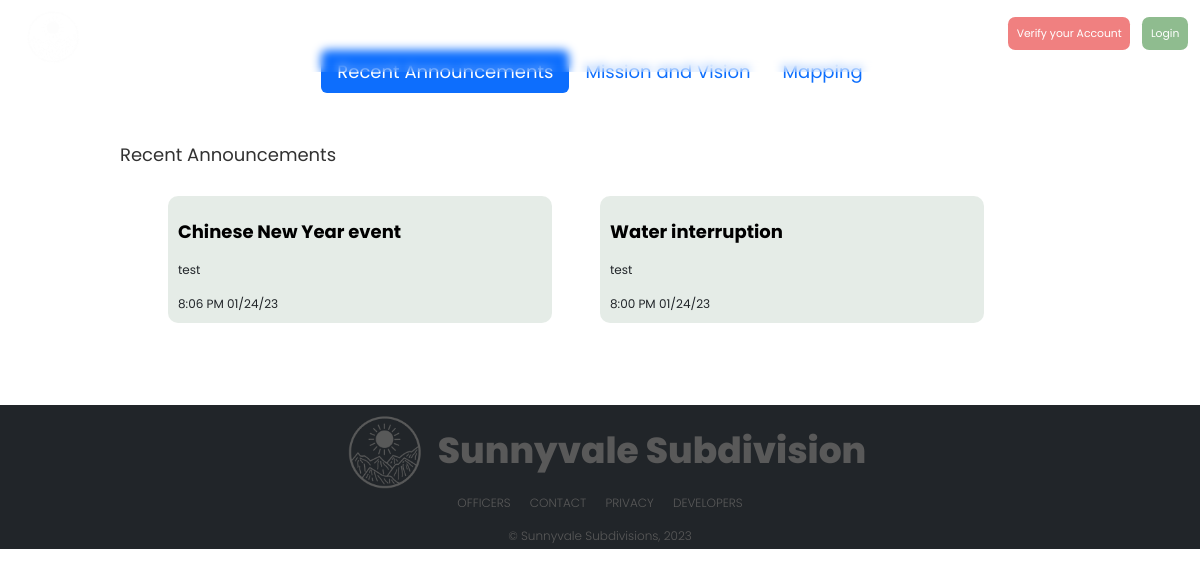
Before: / with the older database file.
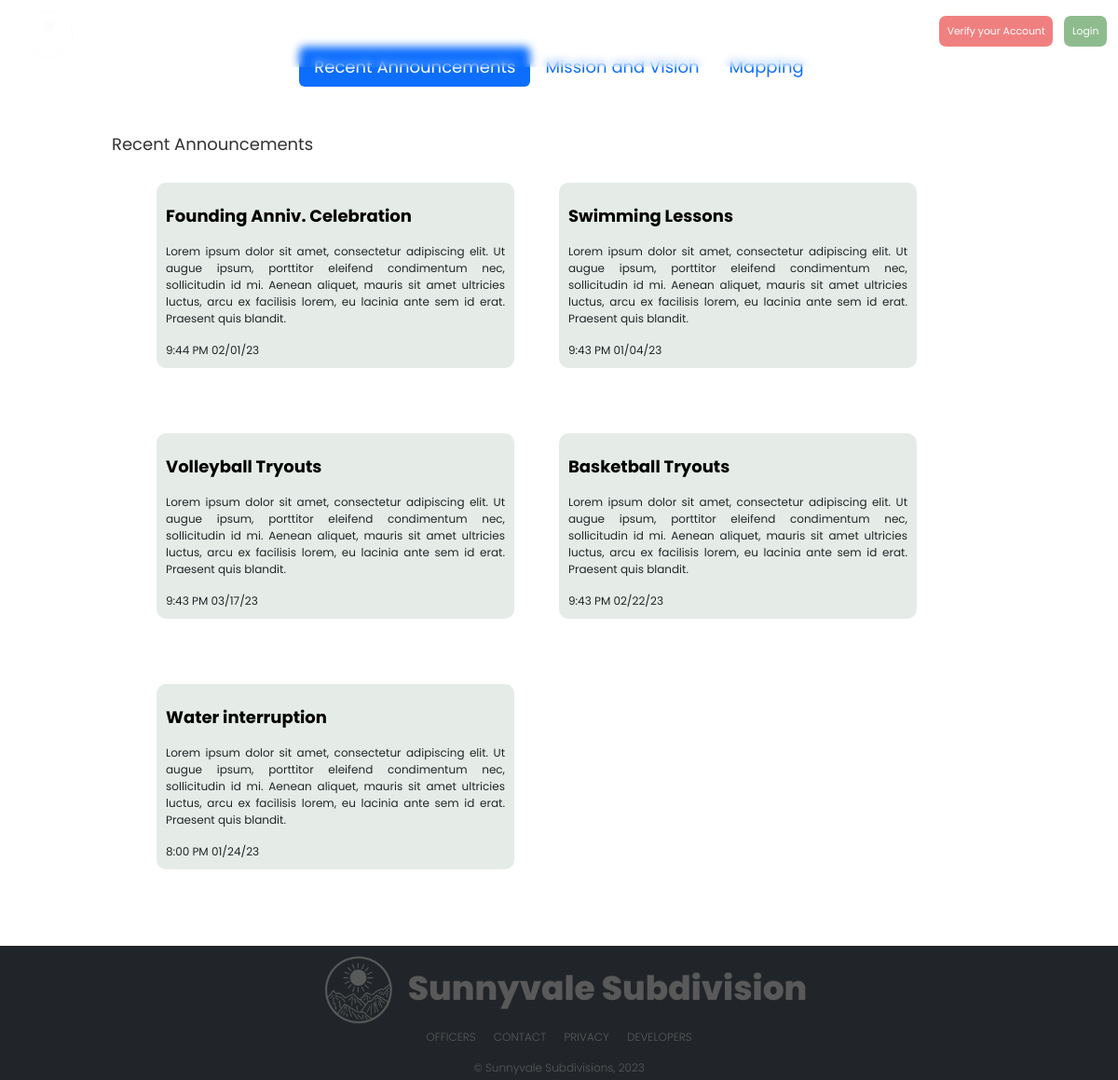
After: the same page with the newer database file.
### tables this page shows
CREATE TABLE IF NOT EXISTS `post` (
  `post_id` int(11) NOT NULL AUTO_INCREMENT,
  `user_id` int(11) NOT NULL,
  `full_name` varchar(255) NOT NULL,
  `title` varchar(255) NOT NULL,
  `content` varchar(255) DEFAULT NULL,
  `published_at` datetime NOT NULL,
  `days_archive` int(11) DEFAULT NULL,
  `content_image` varchar(255) DEFAULT NULL,
  `officer_post` varchar(10) NOT NULL,
  `post_status` varchar(45) NOT NULL,
  PRIMARY KEY (`post_id`)
);

### index.php (the view, shortened to what this page needs)
<!DOCTYPE html>
<html lang="en">
<head>
    <link rel="stylesheet" href="https://cdn.jsdelivr.net/npm/bootstrap@4.0.0/dist/css/bootstrap.min.css">
</head>
<body>
    <div class="navbar-fixed-top">
        <?php
        require './marginals/topbarLanding.php';
        $resultOfficer = $con->query("SELECT * FROM post WHERE officer_post = 'Yes' AND post_status = 'Active' ORDER BY post_id DESC") or die($mysqli->error);
        ?>
    </div>
    <div class="landingPage">
        <div class="landingTitle">
            <p>Where dreams come home.</p>
        </div>
    </div>
    <ul class="nav nav-pills mb-3" id="pills-tab" role="tablist">
        <li class="nav-item" role="presentation">
            <button class="nav-link active" id="pills-home-tab" data-bs-toggle="pill" data-bs-target="#pills-home" type="button" role="tab" aria-controls="pills-home" aria-selected="true">Recent Announcements</button>
        </li>
        <li class="nav-item" role="presentation">
            <button class="nav-link" id="pills-profile-tab" data-bs-toggle="pill" data-bs-target="#pills-profile" type="button" role="tab" aria-controls="pills-profile" aria-selected="false">Mission and Vision</button>
        </li>
        <li class="nav-item" role="presentation">
            <button class="nav-link" id="pills-contact-tab" data-bs-toggle="pill" data-bs-target="#pills-contact" type="button" role="tab" aria-controls="pills-contact" aria-selected="false">Mapping</button>
        </li>
    </ul>
    <div class="tab-content" id="pills-tabContent">
        <div class="RecentContent tab-pane fade show active" id="pills-home" role="tabpanel" aria-labelledby="pills-home-tab">
            <label class="landingTitles">Recent Announcements</label>
            <div class="announcementFlex">
                <?php while ($row = $resultOfficer->fetch_assoc()) : ?>
                    <div class="blogPost">
                        <div class="postContent">
                            <p class="blogTitle"><?php echo $row['title']; ?></p>
                            <p class="blogBody">
                                <?php echo $row['content']; ?>
                            </p>
                        </div>
                        <div class="profileText">
                            <p class="profileDate">
                                <?php
                                $datetime = strtotime($row['published_at']);
                                echo $phptime = date("g:i A m/d/y", $datetime);
                                ?>
                            </p>
                        </div>
                    </div>
                <?php endwhile; ?>
            </div>
        </div>
    </div>
    <div>
        <?php
        require './marginals/footer.php';
        ?>
    </div>
</body>
</html>

### marginals/topbarLanding.php (shortened to what this page needs)
<form method='POST'>
  <div class="topLanding">
    <div class="topLeftLanding">
      <img src="img\logoSV.png" alt= />
      <i class="topIconLanding">SUNNYVALE</i>
    </div>
    <div class="topCenterLanding">
      <ul class="topListLanding">
        <li class="topListItemLanding">HOME</li>
        <li class="topListItemLanding" onclick="location.href='./modules/amenitiesGuest.php'">AMENITIES</li>
        <button class="registerButtonLanding" name="registerButtonLanding" id="registerButtonLanding">
          Verify your Account
        </button>
        <button class="loginButtonLanding" name="loginButtonLanding" id="loginButtonLanding">
          Login
        </button>
      </ul>
    </div>
  </div>
</form>

### marginals/footer.php (shortened to what this page needs)
<!DOCTYPE html>
<html lang="en">
<head>
  <link rel="stylesheet" href="https://cdnjs.cloudflare.com/ajax/libs/font-awesome/6.0.0-beta2/css/all.min.css" />
  <link href="https://cdn.jsdelivr.net/npm/bootstrap@5.2.3/dist/css/bootstrap.min.css" rel="stylesheet">
</head>
<body>
  <div class='footer'>
    <div class="footerCenter">
      <img src=".\img\logoSVgray.png" alt="" />
      <i class="footerListTitle">Sunnyvale Subdivision</i>
    </div>
    <ul class="footerList">
      <li class="footerListItem" data-bs-toggle="modal" data-bs-target="#OfficersModal">OFFICERS</li>
      <li class="footerListItem" data-bs-toggle="modal" data-bs-target="#contactModal">CONTACT</li>
      <li class="footerListItem" data-bs-toggle="modal" data-bs-target="#privacyModal">PRIVACY</li>
      <li class="footerListItem" data-bs-toggle="modal" data-bs-target="#developersModal">DEVELOPERS</li>
    </ul>
    <label class="footerListText">© Sunnyvale Subdivisions, 2023</label>
  </div>
</body>
</html>

### index.php (style rules this page uses)
* { margin: 0; font-family: 'Poppins', sans-serif; }
html { scroll-behavior: smooth; }
.landingPage { max-width: 100%; margin-top: -6vw; top: 0; position: relative; text-align: center; color: white; z-index: -1; margin-bottom: -0.5vw; }
.landingTitle { font-size: 10vw; position: absolute; top: 40%; left: 50%; justify-content: center; align-items: center; transform: translate(-50%, -50%); font-family: "Poppins", sans-serif; font-weight: 800; }
.landingTitle p { font-size: 1.1vw; }
.RecentContent { width: 80%; margin: 2em 2em; display: flex; flex-direction: column; align-items: center; justify-content: center; }
.landingTitles { font-size: 1.5vw; color: rgb(50, 50, 50); }
.blogPost { align-items: center; justify-content: center; width: 40%; margin-left: 5%; margin-top: 20px; margin-bottom: 50px; padding: 10px; border-radius: 10px; background-color: rgba(170, 192, 175, 0.3); font-family: "Poppins", sans-serif; }
.profileText { display: flex; flex-direction: row; width: 100%; justify-content: space-between; align-items: center; }
.profileDate { color: var(--text); margin: 0; text-align: right; font-size: 1vw; }
.blogTitle { color: black; font-weight: bold; font-family: "Poppins", sans-serif; margin-top: 1vw; font-size: 1.5vw; }
.blogBody { font-size: clamp(1vw, 10px, 5px); margin-top: 0; text-align: justify; }
.announcementFlex { display: flex; flex-wrap: wrap; }
.nav { display: flex; justify-content: center; align-items: center; margin: 2em 10em; }
.nav-item { font-size: 1.5vw; }
.tab-content { display: flex; flex-direction: column; justify-content: center; align-items: center; }
.tab-pane { display: flex; flex-direction: column; justify-content: center; align-items: center; }

### marginals/topbarLanding.php (style rules this page uses)
.topLanding { margin-bottom: 0; padding: 0; width: 100%; height: 6vw; background-color: rgba(255, 253, 245, 0); position: sticky; top: 0; display: flex; align-items: center; font-family: "Poppins", sans-serif; z-index: 999; backdrop-filter: blur(5px); }
.topLeftLanding { flex: 3; display: flex; align-items: center; justify-content: flex-start; margin-left: 2vw; }
.topLeftLanding img { max-height: 5vw; }
.topIconLanding { font-size: 2.5vw; margin-right: 10px; color: white; font-family: "Poppins", sans-serif; font-style: normal; cursor: pointer; }
.topLeftLanding { color: white; flex: 1; display: flex; align-items: center; justify-content: flex-start; }
.topListLanding { display: inline-flex; justify-content: flex-end; margin: 0; padding: 0; list-style: none; color: rgb(89, 89, 89); }
.topListItemLanding { color: white; padding: 0.8vw; margin-right: 0.2vw; font-size: 1vw; font-weight: 300; cursor: pointer; }
.registerButtonLanding { font-size: 0.9vw; cursor: pointer; height: 3em; background-color: lightcoral; border: none; color: white; border-radius: 0.6vw; padding: 0.8em; margin-right: 1vw; }
.loginButtonLanding { font-size: 0.9vw; cursor: pointer; height: 3em; background-color: darkseagreen; border: none; color: white; border-radius: 0.6vw; padding: 0.8em; margin-right: 1vw; }
.topCenterLanding { display: flex; max-height: 4.5vw; }

### marginals/footer.php (style rules this page uses)
.footer { width: 100%; height: 12vmax; background-color: rgb(33, 37, 41); top: 0; margin-top: 0; display: flex; flex-direction: column; align-items: center; justify-content: center; font-family: "Poppins", sans-serif; z-index: 999; }
.footerCenter { display: inline-flex; align-items: center; justify-content: center; }
.footerCenter img { display: flex; justify-content: center; align-self: center; margin: 10px; padding: 0; max-width: 7vw; }
.footerList { display: flex; justify-content: center; align-content: center; margin: 0; padding: 0; list-style: none; color: rgb(89, 89, 89); }
.footerListTitle { display: flex; justify-content: center; align-self: center; font-size: 3vw; margin: 0; padding: 0; list-style: none; font-family: 'Poppins', sans-serif; font-style: normal; font-weight: 800; color: rgb(89, 89, 89); }
.footerListItem { margin: 0.8vw; margin-top: -0.8vw; font-size: 1vw; font-weight: 300; cursor: pointer; }
.footerListText { color: rgb(89, 89, 89); margin: 0.8vw; margin-top: 0.5vw; font-size: 1vw; font-weight: 300; }

Changed rows visible on the page:
no longer on this page (row edited): post: title "Chinese New Year event", content "test", published_at "8:06 PM 01/24/23"
added post: title "Founding Anniv. Celebration", content "Lorem ipsum dolor sit amet, consectetur adipiscing elit. Ut augue ipsum, porttitor eleifend condimentum nec, sollicitudin id mi. Aenean aliquet, mauris sit amet ultricies luctus, arcu ex facilisis lorem, eu lacinia ante sem id erat. Praesent quis blandit.", published_at "9:44 PM 02/01/23"
added post: title "Swimming Lessons", content "Lorem ipsum dolor sit amet, consectetur adipiscing elit. Ut augue ipsum, porttitor eleifend condimentum nec, sollicitudin id mi. Aenean aliquet, mauris sit amet ultricies luctus, arcu ex facilisis lorem, eu lacinia ante sem id erat. Praesent quis blandit.", published_at "9:43 PM 01/04/23"
added post: title "Volleyball Tryouts", content "Lorem ipsum dolor sit amet, consectetur adipiscing elit. Ut augue ipsum, porttitor eleifend condimentum nec, sollicitudin id mi. Aenean aliquet, mauris sit amet ultricies luctus, arcu ex facilisis lorem, eu lacinia ante sem id erat. Praesent quis blandit.", published_at "9:43 PM 03/17/23"
added post: title "Basketball Tryouts", content "Lorem ipsum dolor sit amet, consectetur adipiscing elit. Ut augue ipsum, porttitor eleifend condimentum nec, sollicitudin id mi. Aenean aliquet, mauris sit amet ultricies luctus, arcu ex facilisis lorem, eu lacinia ante sem id erat. Praesent quis blandit.", published_at "9:43 PM 02/22/23"
changed post "Water interruption": content "test" → "Lorem ipsum dolor sit amet, consectetur adipiscing elit. Ut augue ipsum, porttitor eleifend condimentum nec, sollicitudin id mi. Aenean aliquet, mauris sit amet ultricies luctus, arcu ex facilisis lorem, eu lacinia ante sem id erat. Praesent quis blandit."
